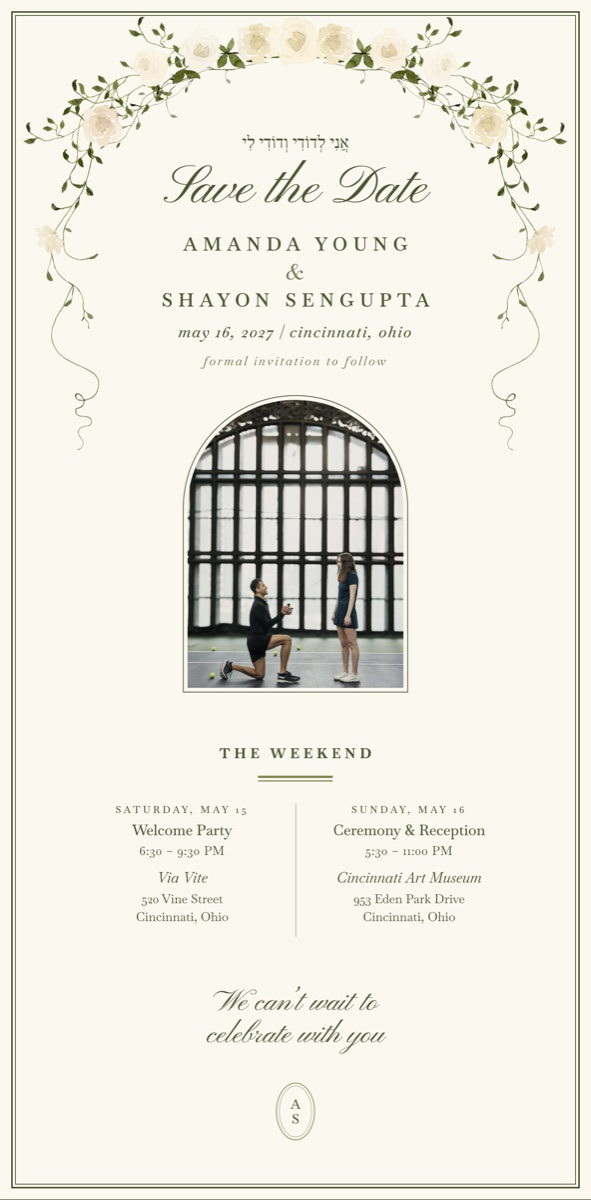
#> input picture assets/card-email.jpg, 591 x 1200 px
$ python tools-rose-sprig.py assets/card-email.jpg
#> lines starting #> are read from the running program, lines starting #| are printed output that depends on the picture
"""Builds assets/rose-sprig.webp from the recoloured arch (.ba/arch-ivory.png or a path given):
the three centre roses, cut cleanly, with one complete leafy vine from the arch tucked
behind each outer rose so every visible leaf ends naturally."""
import sys
from PIL import Image
import numpy as np
src = sys.argv[1] if len(sys.argv) > 1 else ".ba/arch-ivory.png"
im = Image.open(src); H = im.size[1]
#> further down, im is the input picture: PIL image 591x1200 RGB; mean R, G, B 236, 233.6, 223.7
#> after `H = im.size[1]`: H = 1200

# three centre roses
x0 = 530
a = np.asarray(im.crop((x0, 0, 870, int(H * 0.2)))).astype(float)
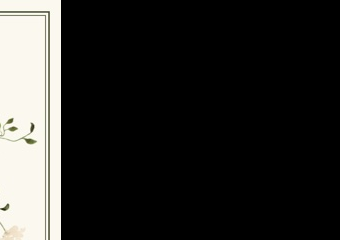
#> a: shape (240, 340, 3) float64; mean R, G, B 43.2, 42.8, 40.8
#> (the run stopped early here; a loop or call above may not have finished)

$ run again, on assets/couple-lineart.jpg
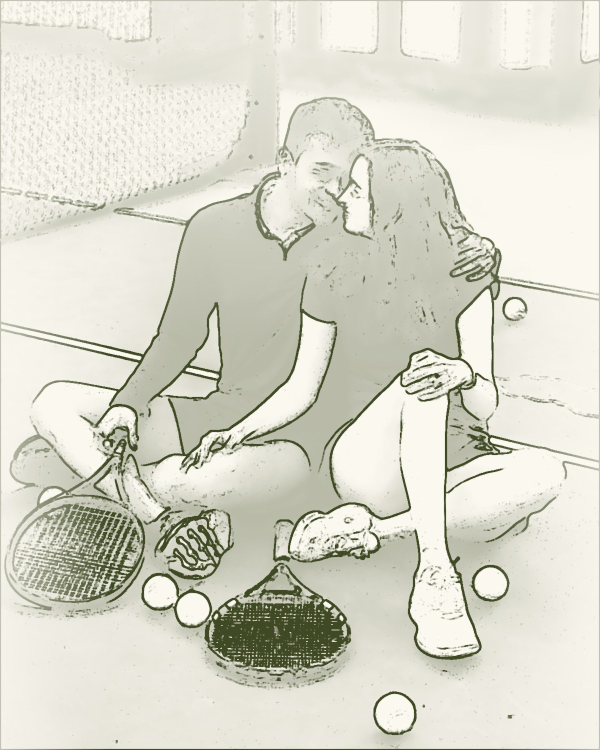
#> input picture assets/couple-lineart.jpg, 1200 x 1500 px (shown at 1/2 size)
#> im is the input picture: PIL image 1200x1500 RGB; mean R, G, B 217.5, 216.7, 203.5
#> `a = np.asarray(im.crop((x0, 0, 870, int(H * 0.2)))).astype(float)`:
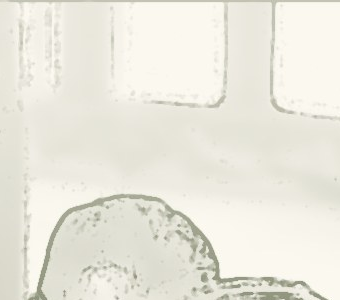
#> a: shape (300, 340, 3) float64; mean R, G, B 234.4, 232.2, 221.6

$ run again, on assets/og.jpg
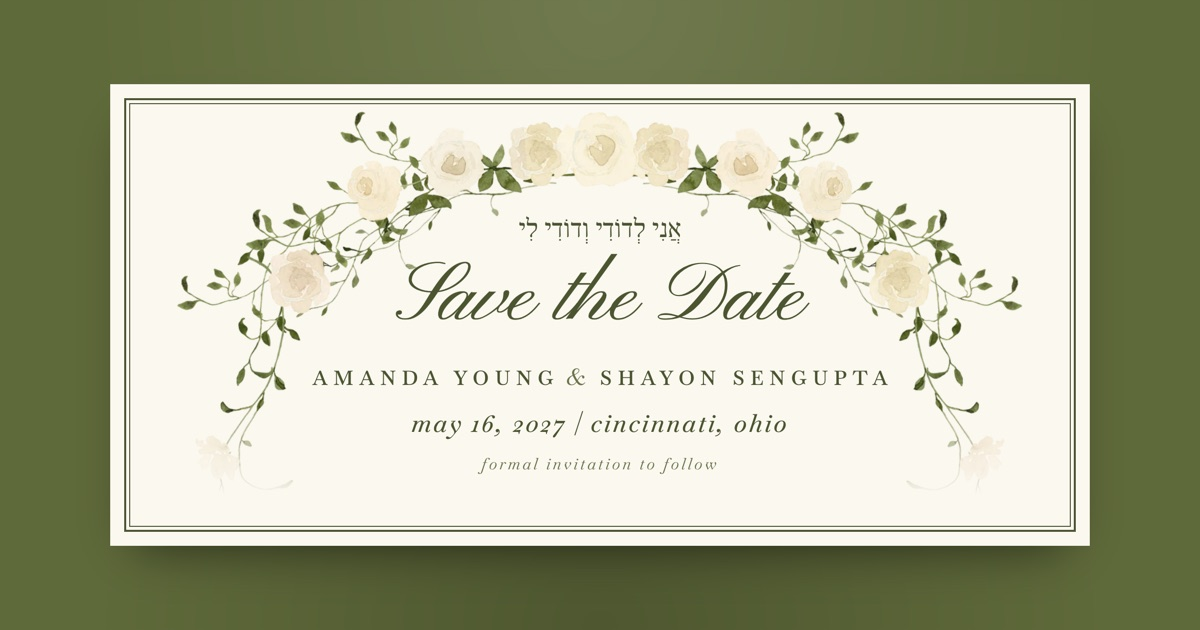
#> input picture assets/og.jpg, 1200 x 630 px
#> im is the input picture: PIL image 1200x630 RGB; mean R, G, B 180.6, 183.3, 157.9
#> `a = np.asarray(im.crop((x0, 0, 870, int(H * 0.2)))).astype(float)`:
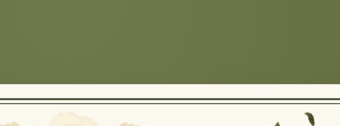
#> a: shape (126, 340, 3) float64; mean R, G, B 150.7, 156.3, 123.3
